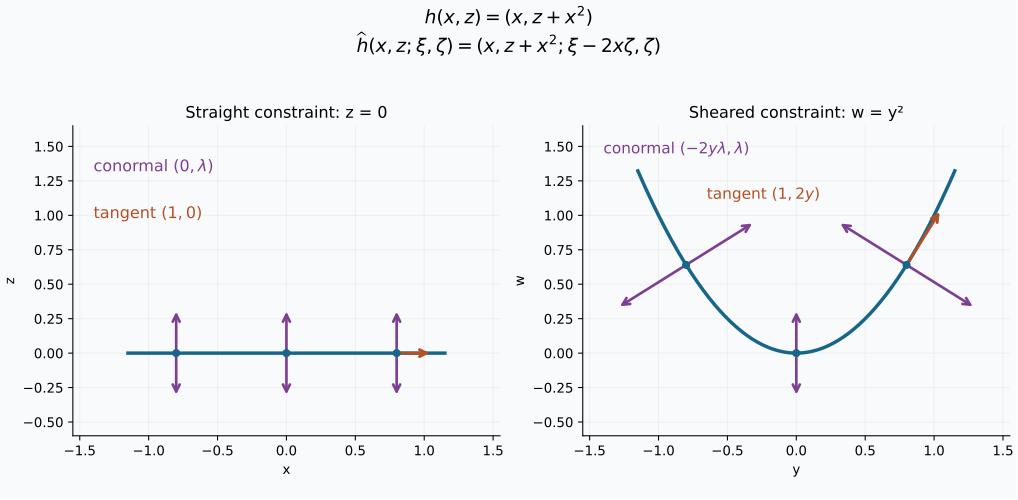

The script that saved this image:
"""Tangent and cotangent shear, with both conormal signs. GPT-6 Astra; CC0."""
from pathlib import Path
import matplotlib
matplotlib.use('Agg')
import matplotlib.pyplot as plt
import numpy as np
plt.rcParams['svg.hashsalt']='AN01-tangent-cotangent-shear'
out=Path(__file__).parent
out.mkdir(exist_ok=True,parents=True)
fig,axes=plt.subplots(1,2,figsize=(10.6,5.2),layout='constrained')
fig.patch.set_facecolor('#f8fafc')
x=np.linspace(-1.15,1.15,300)
axes[0].plot(x,0*x,color='#176689',lw=2.6)
axes[1].plot(x,x*x,color='#176689',lw=2.6)
for ax,curved in zip(axes,[False,True]):
    for a in [-.8,0,.8]:
        base=np.array([a,a*a if curved else 0.])
        for lam in [-.3,.3]:
            delta=np.array([-2*a*lam if curved else 0.,lam])
            ax.annotate('',xy=base+delta,xytext=base,
                        arrowprops=dict(arrowstyle='->',lw=2,color='#7d3f92',mutation_scale=13,shrinkA=0,shrinkB=0))
        ax.scatter(*base,s=26,color='#176689',zorder=4)
    a=.8;base=np.array([a,a*a if curved else 0.])
    tangent=.24*np.array([1.,2*a if curved else 0.])
    ax.annotate('',xy=base+tangent,xytext=base,
                arrowprops=dict(arrowstyle='->',lw=2.2,color='#b45025',mutation_scale=13,shrinkA=0,shrinkB=0))
    ax.set(xlim=(-1.55,1.55),ylim=(-.6,1.65),aspect='equal')
    ax.set_facecolor('#f8fafc');ax.spines[['top','right']].set_visible(False)
    ax.grid(alpha=.16);ax.set_axisbelow(True)
axes[0].set(title='Straight constraint: z = 0',xlabel='x',ylabel='z')
axes[1].set(title='Sheared constraint: w = y²',xlabel='y',ylabel='w')
axes[0].text(-1.4,1.32,r'conormal $(0,\lambda)$',fontsize=12,color='#7d3f92')
axes[0].text(-1.4,.98,r'tangent $(1,0)$',fontsize=12,color='#b45025')
axes[1].text(-1.4,1.45,r'conormal $(-2y\lambda,\lambda)$',fontsize=11.5,color='#7d3f92')
axes[1].text(-.65,1.12,r'tangent $(1,2y)$',fontsize=11.5,color='#b45025')
fig.suptitle(r'$h(x,z)=(x,z+x^2)$'+'\n'+r'$\widehat h(x,z;\xi,\zeta)=(x,z+x^2;\xi-2x\zeta,\zeta)$',fontsize=14)
for ext in ['png','svg']:
    fig.savefig(out/('tangent-cotangent-shear.'+ext),dpi=175,
                metadata={'Date':'2026-10-20'} if ext=='svg' else None)
svg=out/'tangent-cotangent-shear.svg'
svg.write_text('\n'.join(line.rstrip() for line in svg.read_text(encoding='utf-8').splitlines())+'\n',encoding='utf-8')
plt.close(fig)
